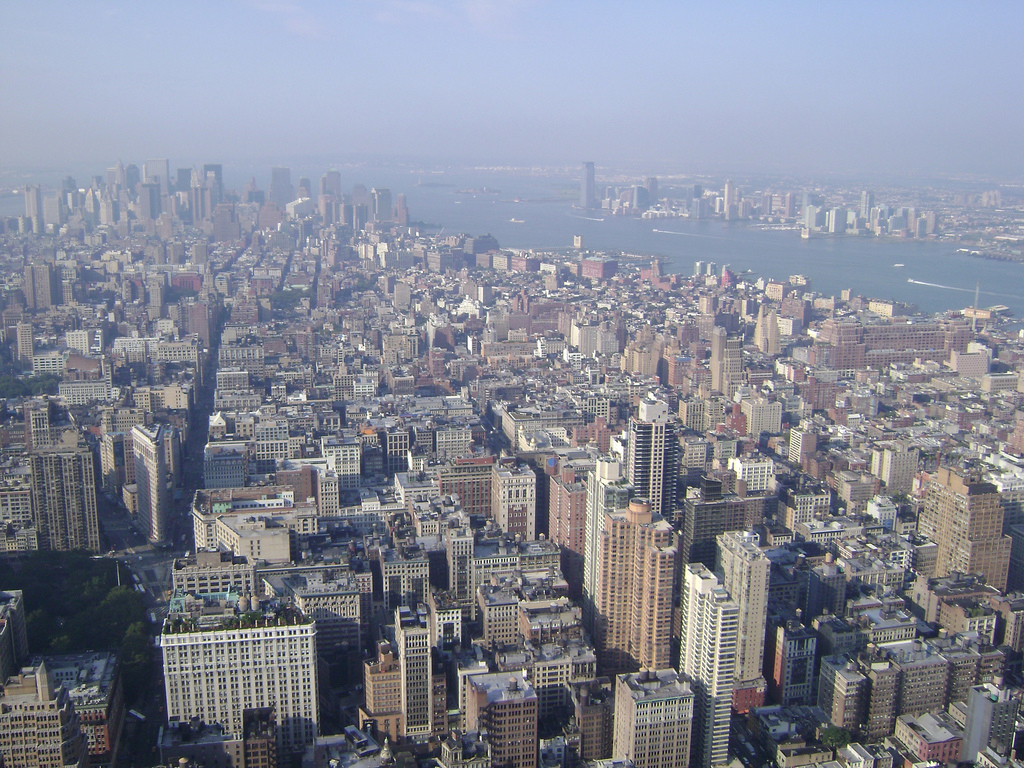
//> input picture haze-remove/1.jpg, 1024 x 768 px
$ ./main   (built with g++ and OpenCV 4)
//> lines starting //> are read from the running program, lines starting //| are printed output that depends on the picture
### haze-remove/guidedfilter.h
#ifndef GUIDED_FILTER_H
#define GUIDED_FILTER_H

#include <opencv2/opencv.hpp>

class GuidedFilterImpl;

class GuidedFilter
{
public:
	GuidedFilter(const cv::Mat &I, int r, double eps);
	~GuidedFilter();

	cv::Mat filter(const cv::Mat &p, int depth = -1) const;

private:
	GuidedFilterImpl *impl_;
};

cv::Mat guidedFilter(const cv::Mat &I, const cv::Mat &p, int r, double eps, int depth = -1);

#endif

### haze-remove/main.h
#include "iostream"
#include <algorithm>
#include "time.h"
#include "string.h"
#include "io.h"

/****** OpenCV 2.3.1 *******/
#include "opencv2/opencv.hpp"

#define MAX_INT 20000000

using namespace std;
using namespace cv;

//Type of Min and Max value
typedef struct _MinMax
{
	double min;
	double max;
}MinMax;

Mat ReadImage();
void rerange();
void fill_x_y();
int find_table(int y);
void locate(int l1, int l2, double l3);
void getL(Mat img);

Vec<float, 3> Airlight(Mat img, Mat dark);
Mat TransmissionMat(Mat dark);
Mat DarkChannelPrior(Mat img);

void RefineTrans(Mat trans);


void printMat(char * name, Mat m);

### haze-remove/guidedfilter.cpp
#include "guidedfilter.h"

static cv::Mat boxfilter(const cv::Mat &I, int r)
{
	cv::Mat result;
	cv::blur(I, result, cv::Size(r, r));
	return result;
}

static cv::Mat convertTo(const cv::Mat &mat, int depth)
{
	if (mat.depth() == depth)
		return mat;

	cv::Mat result;
	mat.convertTo(result, depth);
	return result;
}

class GuidedFilterImpl
{
public:
	virtual ~GuidedFilterImpl() {}

	cv::Mat filter(const cv::Mat &p, int depth);

protected:
	int Idepth;

private:
	virtual cv::Mat filterSingleChannel(const cv::Mat &p) const = 0;
};

class GuidedFilterMono : public GuidedFilterImpl
{
public:
	GuidedFilterMono(const cv::Mat &I, int r, double eps);

private:
	virtual cv::Mat filterSingleChannel(const cv::Mat &p) const;

private:
	int r;
	double eps;
	cv::Mat I, mean_I, var_I;
};

class GuidedFilterColor : public GuidedFilterImpl
{
public:
	GuidedFilterColor(const cv::Mat &I, int r, double eps);

private:
	virtual cv::Mat filterSingleChannel(const cv::Mat &p) const;

private:
	std::vector<cv::Mat> Ichannels;
	int r;
	double eps;
	int S;
	cv::Mat mean_I_r, mean_I_g, mean_I_b;
	cv::Mat invrr, invrg, invrb, invgg, invgb, invbb;
};


cv::Mat GuidedFilterImpl::filter(const cv::Mat &p, int depth)
{
	cv::Mat p2 = convertTo(p, Idepth);

	cv::Mat result;
	if (p.channels() == 1)
	{
		result = filterSingleChannel(p2);
	}
	else
	{
		std::vector<cv::Mat> pc;
		cv::split(p2, pc);

		for (std::size_t i = 0; i < pc.size(); ++i)
			pc[i] = filterSingleChannel(pc[i]);

		cv::merge(pc, result);
	}

	return convertTo(result, depth == -1 ? p.depth() : depth);
}

// [28 lines left out: functions GuidedFilterMono, filterSingleChannel, not called in this run]

GuidedFilterColor::GuidedFilterColor(const cv::Mat &origI, int r, double eps) : r(r), eps(eps)
{
	cv::Mat I;
	if (origI.depth() == CV_32F || origI.depth() == CV_64F)
		I = origI.clone();
	else
		I = convertTo(origI, CV_32F);

	Idepth = I.depth();

	cv::split(I, Ichannels);

	mean_I_r = boxfilter(Ichannels[0], r);
	mean_I_g = boxfilter(Ichannels[1], r);
	mean_I_b = boxfilter(Ichannels[2], r);

	// variance of I in each local patch: the matrix Sigma in Eqn (14).
	// Note the variance in each local patch is a 3x3 symmetric matrix:
	//           rr, rg, rb
	//   Sigma = rg, gg, gb
	//           rb, gb, bb
	cv::Mat var_I_rr = boxfilter(Ichannels[0].mul(Ichannels[0]), r) - mean_I_r.mul(mean_I_r) + eps;
	cv::Mat var_I_rg = boxfilter(Ichannels[0].mul(Ichannels[1]), r) - mean_I_r.mul(mean_I_g);
	cv::Mat var_I_rb = boxfilter(Ichannels[0].mul(Ichannels[2]), r) - mean_I_r.mul(mean_I_b);
	cv::Mat var_I_gg = boxfilter(Ichannels[1].mul(Ichannels[1]), r) - mean_I_g.mul(mean_I_g) + eps;
	cv::Mat var_I_gb = boxfilter(Ichannels[1].mul(Ichannels[2]), r) - mean_I_g.mul(mean_I_b);
	cv::Mat var_I_bb = boxfilter(Ichannels[2].mul(Ichannels[2]), r) - mean_I_b.mul(mean_I_b) + eps;

	// Inverse of Sigma + eps * I
	invrr = var_I_gg.mul(var_I_bb) - var_I_gb.mul(var_I_gb);
	invrg = var_I_gb.mul(var_I_rb) - var_I_rg.mul(var_I_bb);
	invrb = var_I_rg.mul(var_I_gb) - var_I_gg.mul(var_I_rb);
	invgg = var_I_rr.mul(var_I_bb) - var_I_rb.mul(var_I_rb);
	invgb = var_I_rb.mul(var_I_rg) - var_I_rr.mul(var_I_gb);
	invbb = var_I_rr.mul(var_I_gg) - var_I_rg.mul(var_I_rg);

	cv::Mat covDet = invrr.mul(var_I_rr) + invrg.mul(var_I_rg) + invrb.mul(var_I_rb);

	invrr /= covDet;
	invrg /= covDet;
	invrb /= covDet;
	invgg /= covDet;
	invgb /= covDet;
	invbb /= covDet;
}

cv::Mat GuidedFilterColor::filterSingleChannel(const cv::Mat &p) const
{
	cv::Mat mean_p = boxfilter(p, r);

	cv::Mat mean_Ip_r = boxfilter(Ichannels[0].mul(p), r);
	cv::Mat mean_Ip_g = boxfilter(Ichannels[1].mul(p), r);
	cv::Mat mean_Ip_b = boxfilter(Ichannels[2].mul(p), r);

	// covariance of (I, p) in each local patch.
	cv::Mat cov_Ip_r = mean_Ip_r - mean_I_r.mul(mean_p);
	cv::Mat cov_Ip_g = mean_Ip_g - mean_I_g.mul(mean_p);
	cv::Mat cov_Ip_b = mean_Ip_b - mean_I_b.mul(mean_p);

	cv::Mat a_r = invrr.mul(cov_Ip_r) + invrg.mul(cov_Ip_g) + invrb.mul(cov_Ip_b);
	cv::Mat a_g = invrg.mul(cov_Ip_r) + invgg.mul(cov_Ip_g) + invgb.mul(cov_Ip_b);
	cv::Mat a_b = invrb.mul(cov_Ip_r) + invgb.mul(cov_Ip_g) + invbb.mul(cov_Ip_b);

	cv::Mat b = mean_p - a_r.mul(mean_I_r) - a_g.mul(mean_I_g) - a_b.mul(mean_I_b); // Eqn. (15) in the paper;

	return (boxfilter(a_r, r).mul(Ichannels[0])
		+ boxfilter(a_g, r).mul(Ichannels[1])
		+ boxfilter(a_b, r).mul(Ichannels[2])
		+ boxfilter(b, r));  // Eqn. (16) in the paper;
}


GuidedFilter::GuidedFilter(const cv::Mat &I, int r, double eps)
{
	CV_Assert(I.channels() == 1 || I.channels() == 3);

	if (I.channels() == 1)
		impl_ = new GuidedFilterMono(I, 2 * r + 1, eps);
	else
		impl_ = new GuidedFilterColor(I, 2 * r + 1, eps);
}

GuidedFilter::~GuidedFilter()
{
	delete impl_;
}

cv::Mat GuidedFilter::filter(const cv::Mat &p, int depth) const
{
	return impl_->filter(p, depth);
}

cv::Mat guidedFilter(const cv::Mat &I, const cv::Mat &p, int r, double eps, int depth)
{
	return GuidedFilter(I, r, eps).filter(p, depth);
}

### haze-remove/main.cpp
#define _CRT_SECURE_NO_WARNINGS
#include "main.h"
#include "guidedfilter.h"
#pragma comment( lib, "opencv_world310d.lib" )
using namespace std;
using namespace cv;


int _PriorSize = 15;		//窗口大小
double _topbright = 0.001;//亮度最高的像素比例
double _w = 0.95;			//w
float t0 = 0.1;			//T(x)的最小值   因为不能让tx小于0 等于0 效果不好
int SizeH = 0;			//图片高度
int SizeW = 0;			//图片宽度
int SizeH_W = 0;			//图片中的像素总 数 H*W
Vec<float, 3> a;//全球大气的光照值
Mat trans_refine;
Mat dark_out1;


char img_name[100] = "1.jpg";//文件名


							   //读入图片
Mat ReadImage()
{

	Mat img = imread(img_name);

	SizeH = img.rows;
	SizeW = img.cols;
	SizeH_W = img.rows*img.cols;

	Mat real_img(img.rows, img.cols, CV_32FC3);
	img.convertTo(real_img, CV_32FC3);

	real_img = real_img / 255;

	return real_img;

	//读入图片 并其转换为3通道的矩阵后
	//除以255 将其RBG确定在0-1之间
}


//计算暗通道
//J^{dark}(x)=min( min( J^c(y) ) )
Mat DarkChannelPrior(Mat img)
{
	Mat dark = Mat::zeros(img.rows, img.cols, CV_32FC1);//新建一个所有元素为0的单通道的矩阵

	for (int i = 0; i<img.rows; i++)
	{
		for (int j = 0; j<img.cols; j++)
		{

			dark.at<float>(i, j) = min(
				min(img.at<Vec<float, 3>>(i, j)[0], img.at<Vec<float, 3>>(i, j)[1]),
				min(img.at<Vec<float, 3>>(i, j)[0], img.at<Vec<float, 3>>(i, j)[2])
				);//就是两个最小值的过程
		}
	}
	erode(dark, dark_out1, Mat::ones(_PriorSize, _PriorSize, CV_32FC1));//这个函数叫腐蚀 做的是窗口大小的模板运算 ,对应的是最小值滤波,即 黑色图像中的一块块的东西

	return dark_out1;//这里dark_out1用的是全局变量，因为在其它地方也要用到
}
Mat DarkChannelPrior_(Mat img)//这个函数在计算tx用到，因为与计算暗通道一样都用到了求最小值的过程，变化不多，所以改了改就用这里了
{
	double A = (a[0] + a[1] + a[2]) / 3.0;//全球大气光照值 此处是3通道的平均值

	Mat dark = Mat::zeros(img.rows, img.cols, CV_32FC1);
	Mat dark_out = Mat::zeros(img.rows, img.cols, CV_32FC1);
	for (int i = 0; i<img.rows; i++)
	{
		for (int j = 0; j<img.cols; j++)
		{
			dark.at<float>(i, j) = min(
				min(img.at<Vec<float, 3>>(i, j)[0] / A, img.at<Vec<float, 3>>(i, j)[1] / A),
				min(img.at<Vec<float, 3>>(i, j)[0] / A, img.at<Vec<float, 3>>(i, j)[2] / A)
				);//同理


		}
	}
	erode(dark, dark_out, Mat::ones(_PriorSize, _PriorSize, CV_32FC1));//同上

	return dark_out;

}


//计算A的值
Vec<float, 3> Airlight(Mat img, Mat dark)//vec<float ,3>表示有3个大小的vector 类型为float
{
	int n_bright = _topbright*SizeH_W;

	Mat dark_1 = dark.reshape(1, SizeH_W);//这里dark_1是一个有图片像素那么多行的矩阵 方便下面循环计算

	vector<int> max_idx;

	float max_num = 0;

	Vec<float, 3> A(0, 0, 0);
	Mat RGBPixcels = Mat::ones(n_bright, 1, CV_32FC3);

	for (int i = 0; i<n_bright; i++)
	{
		max_num = 0;
		max_idx.push_back(max_num);
		for (float * p = (float *)dark_1.datastart; p != (float *)dark_1.dataend; p++)
		{
			if (*p>max_num)
			{
				max_num = *p;//记录光照的最大值

				max_idx[i] = (p - (float *)dark_1.datastart);//位置

				RGBPixcels.at<Vec<float, 3>>(i, 0) = ((Vec<float, 3> *)img.data)[max_idx[i]];//对应 的三个通道的值给RGBPixcels

			}
		}
		((float *)dark_1.data)[max_idx[i]] = 0;//访问过的标记为0，这样就不会重复访问
	}


	for (int j = 0; j<n_bright; j++)
	{

		A[0] += RGBPixcels.at<Vec<float, 3>>(j, 0)[0];
		A[1] += RGBPixcels.at<Vec<float, 3>>(j, 0)[1];
		A[2] += RGBPixcels.at<Vec<float, 3>>(j, 0)[2];

	}//将光照值累加

	A[0] /= n_bright;
	A[1] /= n_bright;
	A[2] /= n_bright;//除以总数   即取所有符合的点的平均值。

	return A;
}


//Calculate Transmission Matrix
Mat TransmissionMat(Mat dark)
{
	double A = (a[0] + a[1] + a[2]) / 3.0;
	for (int i = 0; i < dark.rows; i++)
	{
		for (int j = 0; j < dark.cols; j++)
		{
			double temp = (dark_out1.at<float>(i, j));
			double B = fabs(A - temp);
			//	conut++;
			//cout << conut << endl;
			//if (B==)
			if (B - 0.3137254901960784 < 0.0000000000001)//K=80    80/255=0.31   这里浮点数要这样做减法才能正确的比较
			{
				dark.at<float>(i, j) = (1 - _w*dark.at<float>(i, j))*
					(0.3137254901960784 / (B));//此处为改过的式子部分
			}
			else
			{
				dark.at<float>(i, j) = 1 - _w*dark.at<float>(i, j);
			}
			if (dark.at<float>(i, j) <= 0.2)//保证Tx不失真，因为会以上除出的结果会有不对
			{
				dark.at<float>(i, j) = 0.5;
			}
			if (dark.at<float>(i, j) >= 1)//同上
			{
				dark.at<float>(i, j) = 1.0;
			}

		}
	}

	return dark;
}
// [15 lines left out: function TransmissionMat1, not called in this run]
//Calculate Haze Free Image
Mat hazefree(Mat img, Mat t, Vec<float, 3> a, float exposure = 0)//此处的exposure的值表示去雾后应该加亮的值。
{
	double AAA = a[0];
	if (a[1] > AAA)
		AAA = a[1];
	if (a[2] > AAA)
		AAA = a[2];
	//取a中的最大的值


	//新开一个矩阵
	Mat freeimg = Mat::zeros(SizeH, SizeW, CV_32FC3);
	img.copyTo(freeimg);

	//两个迭代器，这样的写法可以不用两层循环，比较快点
	Vec<float, 3> * p = (Vec<float, 3> *)freeimg.datastart;
	float * q = (float *)t.datastart;

	for (; p<(Vec<float, 3> *)freeimg.dataend && q<(float *)t.dataend; p++, q++)
	{
		(*p)[0] = ((*p)[0] - AAA) / std::max(*q, t0) + AAA + exposure;
		(*p)[1] = ((*p)[1] - AAA) / std::max(*q, t0) + AAA + exposure;
		(*p)[2] = ((*p)[2] - AAA) / std::max(*q, t0) + AAA + exposure;
	}

	return freeimg;
}


void printMatInfo(char * name, Mat m)
{
	cout << name << ":" << endl;
	cout << "\t" << "cols=" << m.cols << endl;
	cout << "\t" << "rows=" << m.rows << endl;
	cout << "\t" << "channels=" << m.channels() << endl;
}


//Main Function
int main(int argc, char * argv[])
{
	Mat dark_channel;
	Mat trans;
	Mat img;
	Mat free_img;
	char filename[100];


	while (_access(img_name, 0) != 0)//检测图片是否存在
	{
		std::cout << "The image " << img_name << " don't exist." << endl << "Please enter another one:" << endl;
		cin >> filename;
	}

	clock_t start, finish;
	double duration1, duration3, duration4, duration7;

	//读入图片
	cout << "读入图片 ..." << endl;

	start = clock();
	img = ReadImage();
//> in ReadImage, img is the input picture: 768 rows x 1024 cols, CV_8UC3; mean B, G, R 149.5, 136.2, 132.4
	imshow("原图", img);
	//printMatInfo("img", img);
	finish = clock();
	duration1 = (double)(finish - start) / CLOCKS_PER_SEC;
	cout << "Time Cost: " << duration1 << "s" << endl;//输出这一步的时间
	cout << endl;

	//计算暗通道
	cout << "计算暗通道 ..." << endl;

	start = clock();
	dark_channel = DarkChannelPrior(img);
	imshow("Dark Channel Prior", dark_channel);
	printMatInfo("dark_channel", dark_channel);
//| 	cols=1024
//| 	rows=768
//| 	channels=1
	finish = clock();
	duration3 = (double)(finish - start) / CLOCKS_PER_SEC;
	cout << "Time Cost: " << duration3 << "s" << endl;
	cout << endl;

	//计算全球光照值
	cout << "计算A值 ..." << endl;
	start = clock();
	a = Airlight(img, dark_channel);
//> the loop in Airlight, `for (int i = 0; i<n_bright; i++)` made 786 passes
//> max_num on passes 1 to 3: 0.741, 0.741, 0.741
//> after the loop in Airlight, `for (int i = 0; i<n_bright; i++)`: max_num = 0.714; max_idx = 786 values, max 33266 at index 672, min 470 at index 425, mean 11453.5; RGBPixcels = 786 rows, first 8: [0.906, 0.78, 0.757], [0.898, 0.784, 0.757], [0.898, 0.784, 0.749], [0.91, 0.784, 0.761], [0.91, 0.788, 0.753], [0.91, 0.78, 0.745], [0.906, 0.78, 0.757], [0.894, 0.78, 0.753]
//> in Airlight, `A[0] /= n_bright;`: A = [0.904, 615.2, 584.2]
//> in Airlight, `A[1] /= n_bright;`: A = [0.904, 0.783, 584.2]
//> in Airlight, `A[2] /= n_bright;`: A = [0.904, 0.783, 0.743]
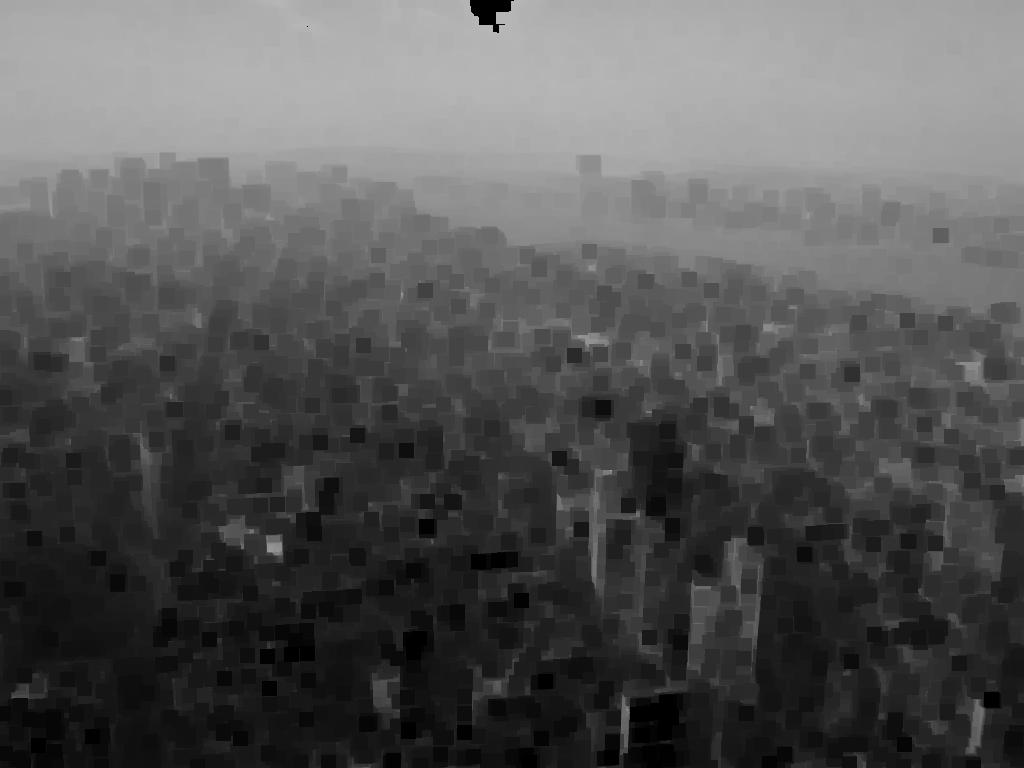
//> dark_channel: 768 rows x 1024 cols, CV_32FC1; min 0, max 0.714, mean 0.337
//> a = [0.904, 0.783, 0.743]
	cout << "Airlight:\t" << " B:" << a[0] << " G:" << a[1] << " R:" << a[2] << endl;
//| Airlight:	 B:0.903518 G:0.782701 R:0.74331
	finish = clock();
	duration4 = (double)(finish - start) / CLOCKS_PER_SEC;
	cout << "Time Cost: " << duration4 << "s" << endl;
	cout << endl;

	//计算tx
	cout << "Reading Refine Transmission..." << endl;
	trans_refine = TransmissionMat(DarkChannelPrior_(ReadImage()));
//> in DarkChannelPrior_, `double A = (a[0] + a[1] + a[2]) / 3.0;`: A = 0.81
//> in DarkChannelPrior_, `erode(dark, dark_out, Mat::ones(_PriorSize, _PriorSize, CV_32FC1));`:
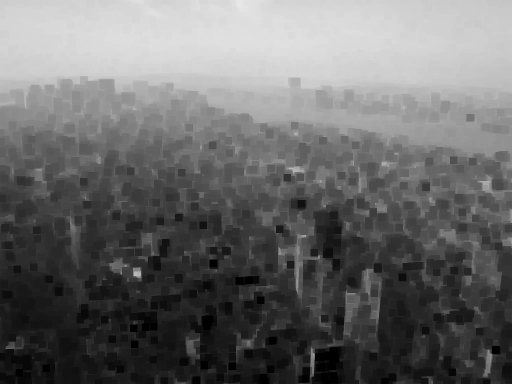
//> dark_out: 768 rows x 1024 cols, CV_32FC1 (shown at 1/2 size); min 0, max 0.915, mean 0.417
//> after the loop in TransmissionMat, `for (int i = 0; i < dark.rows; i++)`:
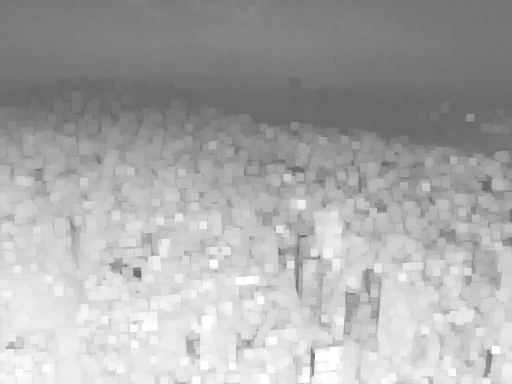
//> dark: 768 rows x 1024 cols, CV_32FC1 (shown at 1/2 size); min 0.418, max 1, mean 0.67
	//printMatInfo("trans_refine", trans_refine);
	//imshow("Refined Transmission Mat",trans_refine);
	cout << endl;

	Mat tran = guidedFilter(img, trans_refine, 60, 0.0001);//导向滤波 得到精细的透射率图
//> in filterSingleChannel, `cv::Mat a_g = invrg.mul(cov_Ip_r) + invgg.mul(cov_Ip_g) + invgb.mul(co..`:
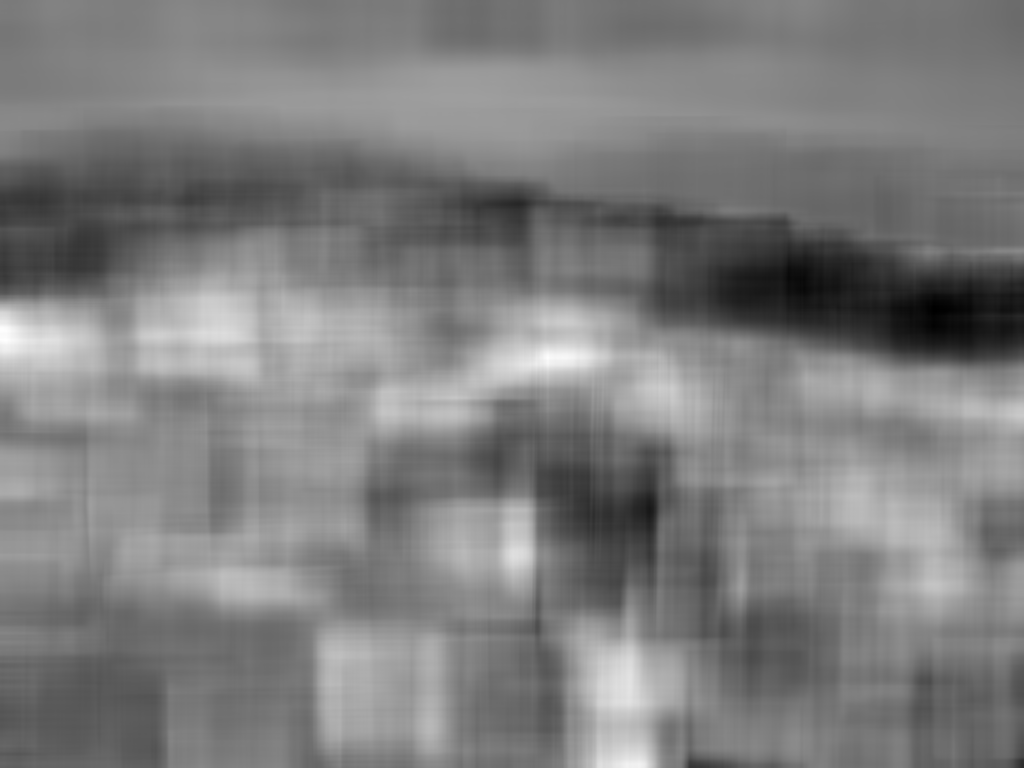
//> a_g: 768 rows x 1024 cols, CV_32FC1; min -0.63, max 0.898, mean 0.124; drawn with min black and max white
														   //imshow("fitler", tran);

														   //去雾

	cout << "Calculating Haze Free Image ..." << endl;
	start = clock();
	free_img = hazefree(img, tran, a, 0);//此处 如果用tran的话就是导向滤波部分
//> in hazefree, `double AAA = a[0];`: AAA = 0.904
										 //如果是trans_refine 就没有用导向滤波 效果不是那么						的好
										 /*
										 上面第四个参数是用来增加亮度的，0.1比较好
										 */
	imshow("去雾后", free_img);


	finish = clock();
	duration7 = (double)(finish - start) / CLOCKS_PER_SEC;
	cout << "Time Cost: " << duration7 << "s" << endl;
	cout << "Total Time Cost: " << duration1 + duration3 + duration4 + duration7 << "s" << endl;

	//保存图片的代码

	//imwrite("output.jpg", free_img * 255);

	waitKey();
	cout << endl;

	return 0;
}

$ run again, with haze-remove/2.jpg copied over haze-remove/1.jpg
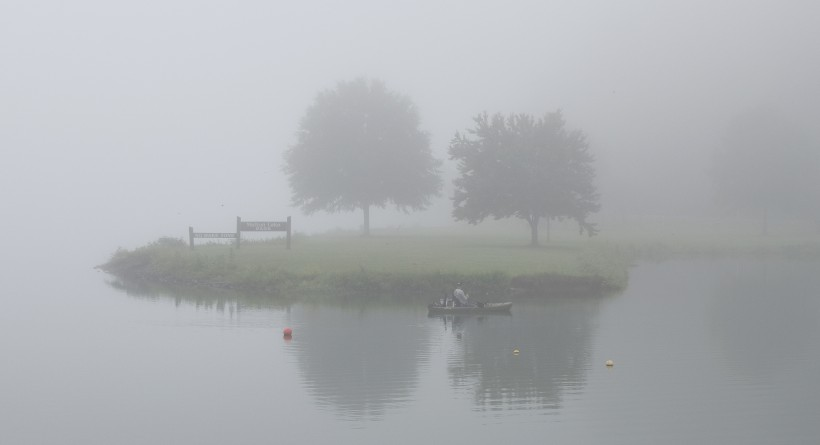
//> input picture haze-remove/2.jpg, 820 x 445 px
//> in ReadImage, img is the input picture: 445 rows x 820 cols, CV_8UC3; mean B, G, R 178.7, 175.4, 172.5
//| 	cols=820
//| 	rows=445
//| 	channels=1
//> after the loop in Airlight, `for (int i = 0; i<n_bright; i++)`: max_num = 0.827; max_idx = 364 values from 47 to 3400; RGBPixcels = 364 rows, first 8: [0.867, 0.839, 0.827], [0.867, 0.839, 0.827], [0.867, 0.839, 0.827], [0.867, 0.839, 0.827], [0.867, 0.839, 0.827], [0.867, 0.839, 0.827], [0.867, 0.839, 0.827], [0.867, 0.839, 0.827]
//> in Airlight, `A[0] /= n_bright;`: A = [0.867, 305.5, 301.2]
//> in Airlight, `A[1] /= n_bright;`: A = [0.867, 0.839, 301.2]
//> in Airlight, `A[2] /= n_bright;`: A = [0.867, 0.839, 0.827]
//> dark_channel: 445 rows x 820 cols, CV_32FC1; min 0, max 0.827, mean 0.657
//| Airlight:	 B:0.866668 G:0.839215 R:0.827453
//> in DarkChannelPrior_, `double A = (a[0] + a[1] + a[2]) / 3.0;`: A = 0.844
//> in DarkChannelPrior_, `erode(dark, dark_out, Mat::ones(_PriorSize, _PriorSize, CV_32FC1));`:
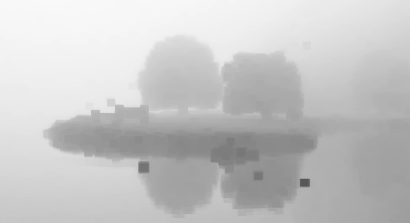
//> dark_out: 445 rows x 820 cols, CV_32FC1 (shown at 1/2 size); min 0.344, max 0.98, mean 0.779
//> in filterSingleChannel, `cv::Mat a_g = invrg.mul(cov_Ip_r) + invgg.mul(cov_Ip_g) + invgb.mul(co..`:
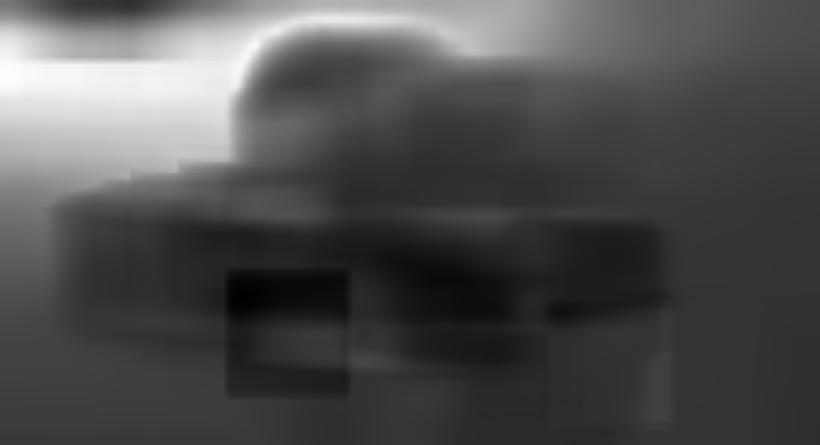
//> a_g: 445 rows x 820 cols, CV_32FC1; min -0.592, max 2.56, mean 0.383; drawn with min black and max white
//> AAA = 0.867
